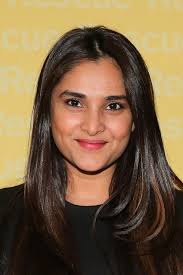
#> input picture Imagesof/ramya.jpeg, 183 x 275 px
$ python check.py
#> lines starting #> are read from the running program, lines starting #| are printed output that depends on the picture; after the words box and inside, x2 and y2 are one past the last pixel; in counts of white or black regions, pixels touching at a corner belong together
# [23 lines of commented-out code are left out]


import cv2
import os

# Path to the image
image_path = r'Imagesof/ramya.jpeg'

# Check if the file exists
if not os.path.isfile(image_path):
    print(f"Error: The file {image_path} does not exist.")
else:
    # Load the image
    imgRamya = cv2.imread(image_path)
#> imgRamya is the input picture: shape (275, 183, 3); mean B, G, R 69.1, 99, 122.8

    # Check if the image was loaded successfully
    if imgRamya is None:
        print(f"Error: Could not load the image from {image_path}.")
    else:
        # Original image dimensions
        original_height, original_width = imgRamya.shape[:2]
#> original_height = 275; original_width = 183

        # Desired display size
        new_width, new_height = 500, 500

        # Resize the image
        resized_img = cv2.resize(imgRamya, (new_width, new_height))
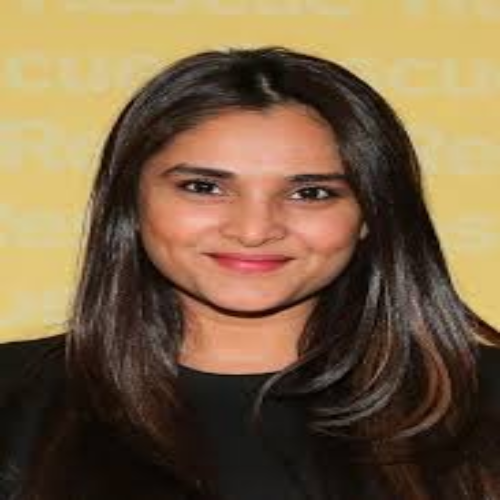
#> resized_img: shape (500, 500, 3); mean B, G, R 69, 98.9, 122.7

        # Example data for fLoc (should be a list of tuples with coordinates from the original image)
        fLoc = [(50, 100, 150, 200)]  # (top, right, bottom, left)

        # Calculate scale factors
        x_scale = new_width / original_width
#> x_scale = 2.73
        y_scale = new_height / original_height
#> y_scale = 1.82

        # Scale the coordinates
        scaled_fLoc = [(int(top * y_scale), int(right * x_scale), int(bottom * y_scale), int(left * x_scale)) for (top, right, bottom, left) in fLoc]
#> scaled_fLoc = [(90, 273, 272, 546)]

        # Draw rectangles using scaled coordinates
        for (top, right, bottom, left) in scaled_fLoc:
            cv2.rectangle(resized_img, (left, top), (right, bottom), (255, 0, 255), 2)
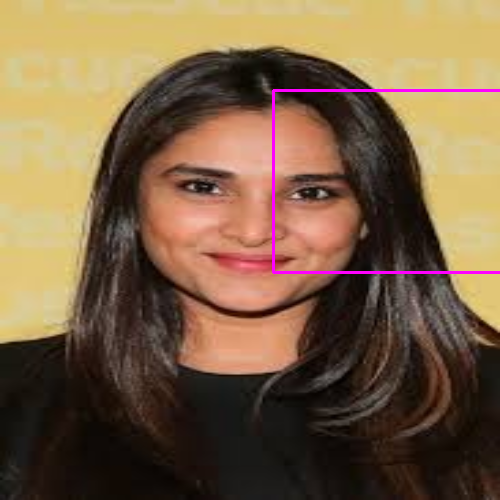
#> resized_img: shape (500, 500, 3); 0.76% of pixels changed, all inside (x1, y1, x2, y2) = (272, 89, 500, 274)

        # Display the resized image with the rectangle
        cv2.imshow('Resized Image with Rectangle', resized_img)
        cv2.waitKey(0)
        cv2.destroyAllWindows()

$ run again, with Imagesof/Varshitha.jpeg copied over Imagesof/ramya.jpeg
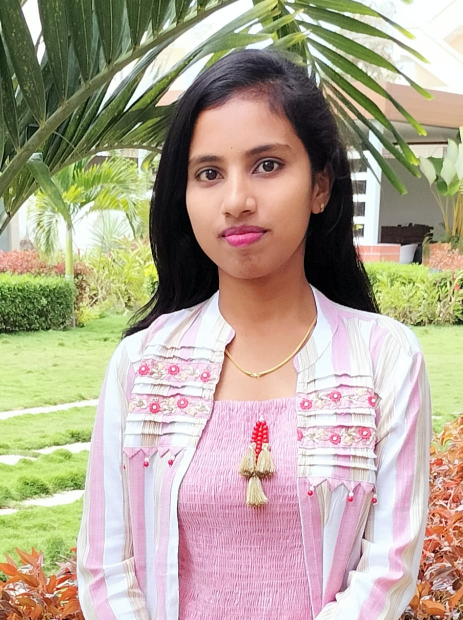
#> input picture Imagesof/Varshitha.jpeg, 926 x 1240 px (shown at 1/2 size)
#> imgRamya is the input picture: shape (1240, 926, 3); mean B, G, R 147.7, 166.3, 178.2
#> `resized_img = cv2.resize(imgRamya, (new_width, new_height))`:
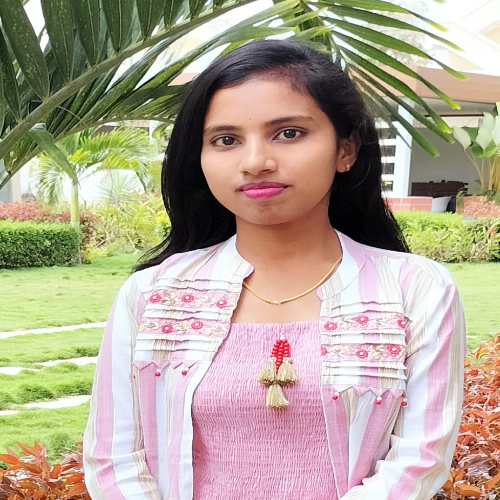
#> resized_img: shape (500, 500, 3); mean B, G, R 147.5, 166.2, 178.1
#> after the loop `for (top, right, bottom, left) in scaled_fLoc:`:
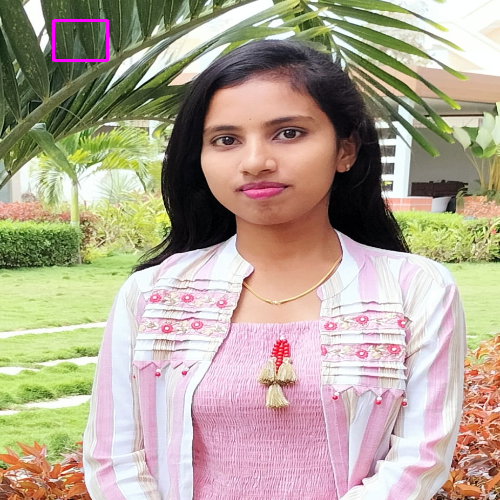
#> resized_img: shape (500, 500, 3); 0.22% of pixels changed, all inside (x1, y1, x2, y2) = (52, 19, 109, 62)

$ run again, with Imagesof/aliya.jpeg copied over Imagesof/ramya.jpeg
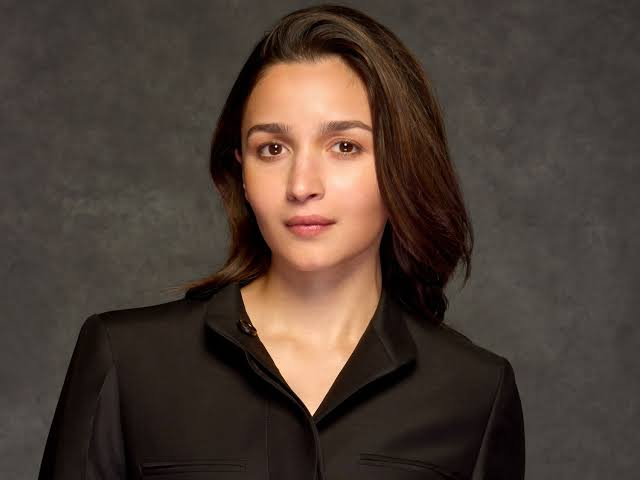
#> input picture Imagesof/aliya.jpeg, 640 x 480 px
#> imgRamya is the input picture: shape (480, 640, 3); mean B, G, R 53.1, 61.8, 76.3
#> `resized_img = cv2.resize(imgRamya, (new_width, new_height))`:
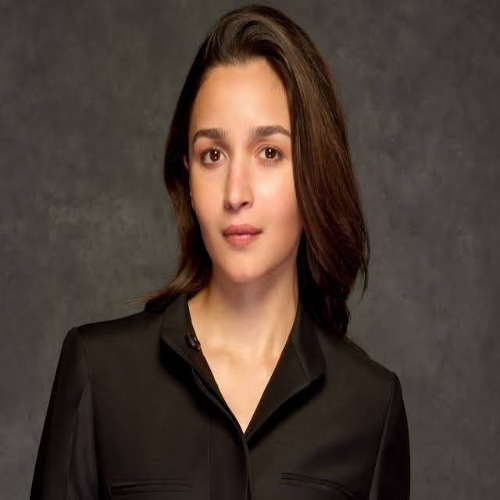
#> resized_img: shape (500, 500, 3); mean B, G, R 53, 61.7, 76.2
#> after the loop `for (top, right, bottom, left) in scaled_fLoc:`:
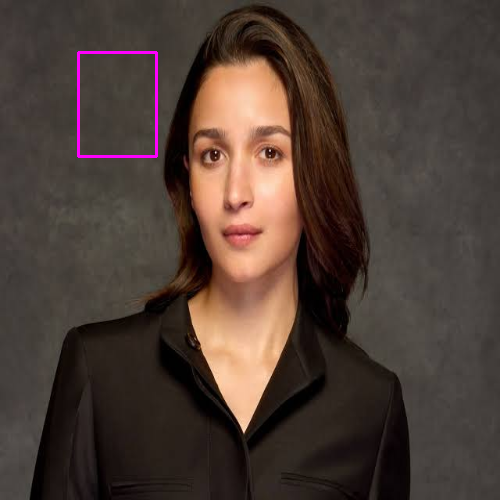
#> resized_img: shape (500, 500, 3); 0.44% of pixels changed, all inside (x1, y1, x2, y2) = (77, 51, 158, 158)
